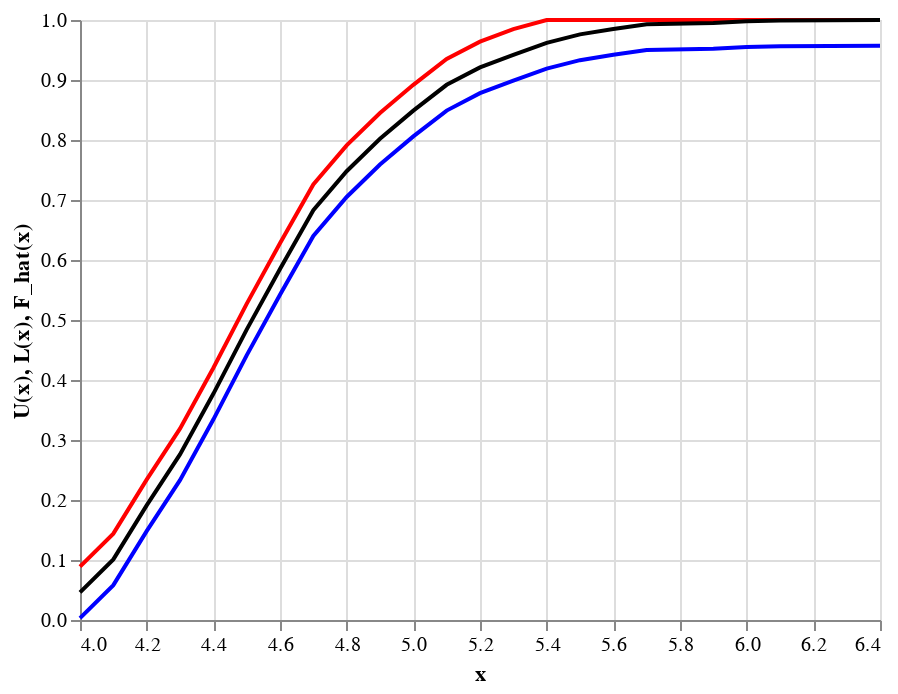

The notebook cell saved with this chart:
### Code cell
upper_band_chart + lower_band_chart + estimated_cdf_chart

### Figure 1 — Vega-Lite specification as saved in the notebook (floating-point values rounded to 4 significant figures; data arrays with more than 128 entries replaced by an {"elided": "..."} marker saying what was removed)
{"config": {"view": {"continuousWidth": 400, "continuousHeight": 300}}, "layer": [{"data": {"name": "data-f7fb0c4a14a152df79018aa5bb7e0efe"}, "mark": {"type": "line", "color": "red"}, "encoding": {"x": {"type": "quantitative", "axis": {"title": "x"}, "field": "x"}, "y": {"type": "quantitative", "axis": {"title": "U(x)"}, "field": "y"}}}, {"data": {"name": "data-46dcc1834aacd143185fef71c8865601"}, "mark": {"type": "line", "color": "blue"}, "encoding": {"x": {"type": "quantitative", "axis": {"title": "x"}, "field": "x"}, "y": {"type": "quantitative", "axis": {"title": "L(x)"}, "field": "y"}}}, {"data": {"name": "data-f0bd61de326b4fa5dbaa265958bd1adb"}, "mark": {"type": "line", "color": "black"}, "encoding": {"x": {"type": "quantitative", "axis": {"title": "x"}, "field": "x"}, "y": {"type": "quantitative", "axis": {"title": "F_hat(x)"}, "field": "y"}}}], "$schema": "https://vega.github.io/schema/vega-lite/v4.8.1.json", "datasets": {"data-f7fb0c4a14a152df79018aa5bb7e0efe": {"elided": "1000 records"}, "data-46dcc1834aacd143185fef71c8865601": {"elided": "1000 records"}, "data-f0bd61de326b4fa5dbaa265958bd1adb": {"elided": "1000 records"}}}
